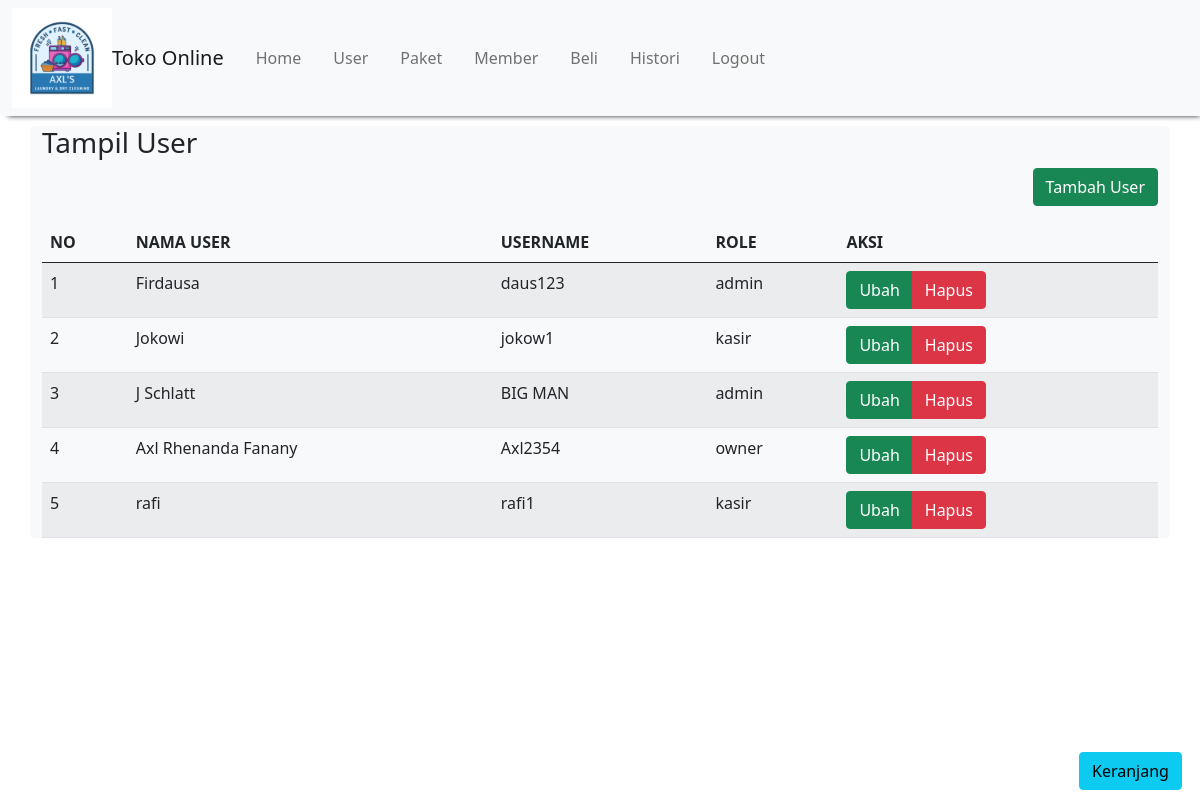
Screenshot of /laundry_native/tampil_user.php (signed in) with the database file from the repository.
### tables this page shows
CREATE TABLE `user` (
  `id_user` int(11) NOT NULL,
  `nama` varchar(100) NOT NULL,
  `username` varchar(100) NOT NULL,
  `password` text NOT NULL,
  `role` enum('admin','kasir','owner') NOT NULL
);

### laundry_native/tampil_user.php (the view, shortened to what this page needs)
<!DOCTYPE html>
<html>
<head>
    <link href="https://cdn.jsdelivr.net/npm/bootstrap@5.0.1/dist/css/bootstrap.min.css" rel="stylesheet">
</head>
<?php
    include "header.php";
?>
<body>
    <h3>Tampil User</h3>
    <p align="right">
    <a href="tambah_user.php" class="btn btn-success" >Tambah User</a></p>
    <table class="table table-hover table-striped">
        <thead>
            <tr>
    <th>NO</th>
    <th>NAMA USER</th>
    <th>USERNAME</th>
    <th>ROLE</th>
    <th>AKSI</th>
            </tr>
        </thead>
        <tbody>
            <?php
            include "koneksi.php";
$qry_user=mysqli_query($conn,"select * from user ");
            $no=0;
            while($data_user=mysqli_fetch_array($qry_user)){
            $no++;?>
<tr>              <td><?=$no?></td><td><?=$data_user['nama']?></td> <td><?=$data_user['username']?></td><td><?=$data_user['role']?></td></td> <td>
<div class="btn-group" role="group" >
  <a href="ubah_user.php?id_user=<?=$data_user['id_user']?>" class="btn btn-success">Ubah</a>
  <a href="hapus.php?id_user=<?=$data_user['id_user']?>" onclick="return confirm('Apakah anda yakin menghapus data ini?')" class="btn btn-danger">Hapus</a>
</div>
            </tr>
            <?php
            }
            ?>
        </tbody>
    </table>
</body>
<?php
    include "footer.php";
?>

### rows the page displays
user: nama "Firdausa", username "daus123", role "admin"
user: nama "Jokowi", username "jokow1", role "kasir"
user: nama "J Schlatt", username "BIG MAN", role "admin"
user: nama "Axl Rhenanda Fanany", username "Axl2354", role "owner"
user: nama "rafi", username "rafi1", role "kasir"
